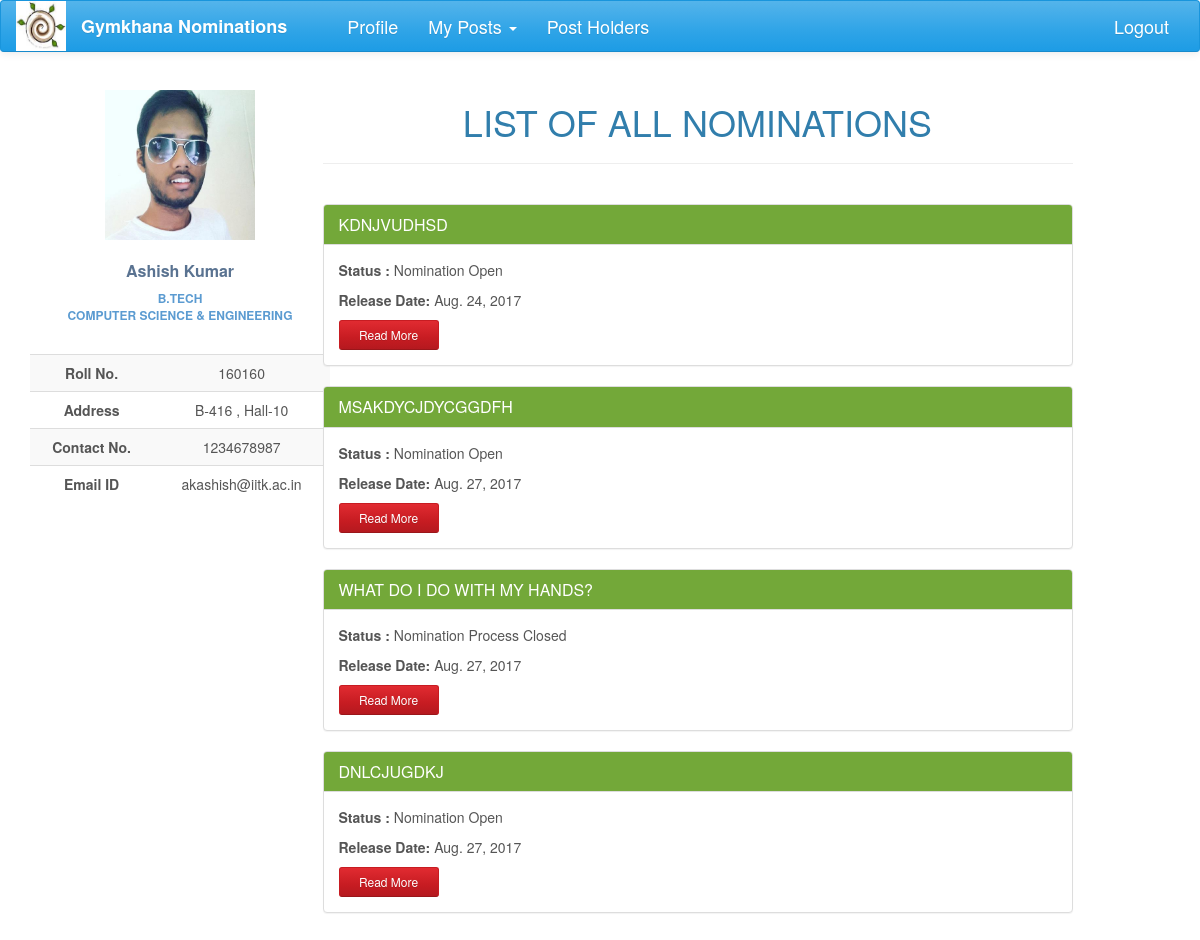
The app's page /nominations/all/ (signed in) with its own data.
### nomi/models.py (models this page shows, shortened)
class UserProfile(models.Model):
    user = models.OneToOneField(User, on_delete=models.CASCADE)
    user_img = models.ImageField(upload_to=user_directory_path, null=True, blank=True)
    name = models.CharField(max_length=40, blank=True)
    roll_no = models.IntegerField(null=True)
    programme = models.CharField(max_length=7, choices=PROGRAMME, default='B.Tech')
    department = models.CharField(max_length=200, choices=DEPT, default='AE')
    hall = models.CharField(max_length=10, choices=HALL, default=1)
    room_no = models.CharField(max_length=10, null=True, blank=True)
    contact = models.CharField(max_length=10, null=True, blank=True)
    def image_url(self):
        if self.user_img and hasattr(self.user_img, 'url'):
            return self.user_img.url
        else:
            return '/static/nomi/img/banner.png'

class Nomination(models.Model):
    name = models.CharField(max_length=200)
    description = models.TextField(max_length=20000, null=True, blank=True)
    brief_desc = models.TextField(max_length=300, null=True, blank=True)
    nomi_post = models.ForeignKey(Post, null=True)
    nomi_form = models.OneToOneField('forms.Questionnaire', null=True, blank=True)
    nomi_session = models.IntegerField(null=True)
    status = models.CharField(max_length=50, choices=STATUS, default='Nomination created')
    result_approvals = models.ManyToManyField(Post, related_name='result_approvals', symmetrical=False, blank=True)
    nomi_approvals = models.ManyToManyField(Post, related_name='nomi_approvals', symmetrical=False, blank=True)
    group_status = models.CharField(max_length=50, choices=GROUP_STATUS, default='normal')
    tags = models.ManyToManyField(Club, related_name='club_nomi', symmetrical=False, blank=True)
    opening_date = models.DateField(null=True, blank=True)
    re_opening_date = models.DateField(null=True, blank=True, editable=True)
    deadline = models.DateField(null=True, blank=True, editable=True)
    interview_panel = models.ManyToManyField(User, related_name='panel', symmetrical=False, blank=True)

### nomi/views.py (the view)
def all_nominations(request):
    all_nomi = Nomination.objects.all().exclude(status='Nomination created')
    return render(request, 'all_nominations.html', context={'all_nomi': all_nomi})

### nomi/global_contexts.py (called while the page is built)
def context(request):
    if request.user.is_authenticated:
        try:
            my_profile = UserProfile.objects.get(user=request.user)
            my_posts = Post.objects.filter(post_holders=request.user)
            interviews = Nomination.objects.filter(interview_panel=request.user)
            length = len(my_posts)
            senate = False
            for post in my_posts:
                if post.perms == 'can ratify the post':
                    senate = True
            return {'my_posts': my_posts, 'my_profile': my_profile, 'senate': senate, 'length': length,
                    'interviews': interviews}
        except ObjectDoesNotExist:
            return {'my_posts': 0, 'my_profile': 0}
    else:
        return {'my_posts': 0, 'my_profile': 0}

### nomi/templates/all_nominations.html
{% extends 'base2.html' %}
{% block content %}
    <br>
    <br>
    <br>
    <div>
        <h1 style="text-align: center">LIST OF ALL NOMINATIONS</h1>
        <hr>
        <br>
    </div>
    {% for nomi in all_nomi %}
        <div  class="panel panel-success">
            <div class="panel-heading">
                <h3 class="panel-title">{{ nomi.name.upper }}</h3>
            </div>
            <div class="panel-body">
                <p>
                    <span style="font-weight: bold">Status :  </span>
                    {% if nomi.status == "Nomination out" %}
                        Nomination Open
                    {% elif nomi.status == "Work done" %}
                     Nomination Process Closed
                    {% else %}
                    {{nomi.status}}
                    {% endif %}
                </p>
                <div><span style="font-weight: bold">Release Date: </span> {{nomi.opening_date}}</div>
                <a href="{% url 'nomi_detail' nomi_pk=nomi.pk %}"
                   class="btn btn-sm read-more-button btn-danger">Read More</a>
            </div>
        </div>
    {% endfor %}
{% endblock %}

### nomi/templates/base2.html (shortened to what this page needs)
<!DOCTYPE html>
<html lang="en">
{% load staticfiles %}
{% load bootstrap %}
<head>
    <link href="https://maxcdn.bootstrapcdn.com/bootswatch/3.3.7/cerulean/bootstrap.min.css" rel="stylesheet"
>
    <link href="https://maxcdn.bootstrapcdn.com/font-awesome/4.7.0/css/font-awesome.min.css" rel="stylesheet"
>
    <link rel="stylesheet" href="{% static 'nomi/css/main.css' %}" type="text/css">
</head>
<body>
{% block navigation %}
<nav class="navbar navbar-default" id="navbar">
    <div class="container-fluid">
        <div class="navbar-header">
            <a href="#">
                <div>
                    <a href={% url 'index' %}><img src="{% static 'nomi/img/gym.jpg' %}" width="50" height="50"></a>
                </div>
        </div>
        <div class="collapse navbar-collapse" id="bs-example-navbar-collapse-1">
            <ul class="nav navbar-nav">
                <li><a href="{% url 'index' %}" id="brand">Gymkhana Nominations</a></li>
                <li><a href="{% url 'profile' %}" id="navbar-links">Profile</a></li>
                {% block posts%}
                    {% if my_posts %}
                        <li class="dropdown">
                            <a href="#" class="dropdown-toggle" id="navbar-links" data-toggle="dropdown" role="button"
                               aria-expanded="false">My Posts <span class="caret"></span></a>
                        </li>
                    {% endif %}
                {% endblock %}
                <li><a href="{% url 'info:info' %}" id="navbar-links">Post Holders</a></li>
            </ul>
            <ul class="nav navbar-nav navbar-right">
                <li id="navbar-links"><a href="{% url 'logout' %}?next={% url 'login' %}">Logout</a></li>
            </ul>
        </div>
</nav>
{% endblock %}
<div class="container-fluid">
    <div  class="row profile">
        <div class="col-lg-3 col-md-3">
            {% block profile %}
            <div id="profile" class="profile-sidebar" style="position:fixed">
                <div class="profile-userpic">
                    <img src="{{ my_profile.image_url }}" class="img-responsive" alt="">
                </div>
                <div class="profile-usertitle">
                    <div class="profile-usertitle-name">
                        {{my_profile.name}}
                    </div>
                    <div class="profile-usertitle-job">
                        {{my_profile.programme}} <br> {{my_profile.department}}
                    </div>
                </div>
                <div class="profile-usermenu">
                    <table class="table table-striped table-hover ">
                        <tbody>
                        <tr>
                            <td id="topic">Roll No.</td>
                            <td>{{my_profile.roll_no}} </td>
                        </tr>
                        <tr>
                            <td id="topic">Address</td>
                            <td>{{my_profile.room_no}} , Hall-{{my_profile.hall}}</td>
                        </tr>
                        <tr>
                            <td id="topic">Contact No.</td>
                            <td>{{ my_profile.contact }}</td>
                        </tr>
                        <tr>
                            <td id="topic">Email ID</td>
                            <td>{{my_profile.user}}@iitk.ac.in</td>
                        </tr>
                        </tbody>
                    </table>
                </div>
            </div>
            {% endblock %}
        </div>
        <div class="col-lg-8 col-md-8">
            {% block content %}{% endblock %}
        </div>
    </div>
</div>
</body>
</html>

### nomi/static/nomi/css/main.css (style rules this page uses)
#brand { text-decoration: none; font-size: large; font-weight: bold; margin-right: 30px; }
#navbar-links { font-size: large; }
#navbar { position: fixed; width: 100%; z-index: 100; }
body { background: #ffffff; }
.profile { margin: 20px 0; }
.profile-sidebar { padding: 20px 0 10px 0; width: 300px; margin-top: 50px; }
.profile-userpic img { float: none; margin: 0 auto; width: 50%; height: 50%; }
.profile-usertitle { text-align: center; margin-top: 20px; }
.profile-usertitle-name { color: #5a7391; font-size: 16px; font-weight: 600; margin-bottom: 7px; }
.profile-usertitle-job { text-transform: uppercase; color: #5b9bd1; font-size: 12px; font-weight: 600; margin-bottom: 15px; }
.profile-usermenu { margin-top: 30px; }
.profile-usermenu table tbody tr td { text-align: center; }
#topic { font-weight: bolder; }
.btn { width: 150px; }
.read-more-button { margin-top: 10px; width: 100px; }
.panel-body p span { margin-bottom: 20px; }
.panel-success { transition: box-shadow 0.2s; }

### records on screen
UserProfile: image_url (picture), name "Ashish Kumar", programme "B.TECH", department "COMPUTER SCIENCE & ENGINEERING", roll_no "160160", room_no "B-416", hall "10", contact "1234678987", user "akashish"
Nomination: name "KDNJVUDHSD", status "Nomination Open", opening_date "Aug. 24, 2017"
Nomination: name "MSAKDYCJDYCGGDFH", status "Nomination Open", opening_date "Aug. 27, 2017"
Nomination: name "WHAT DO I DO WITH MY HANDS?", status "Nomination Process Closed", opening_date "Aug. 27, 2017"
Nomination: name "DNLCJUGDKJ", status "Nomination Open", opening_date "Aug. 27, 2017"
